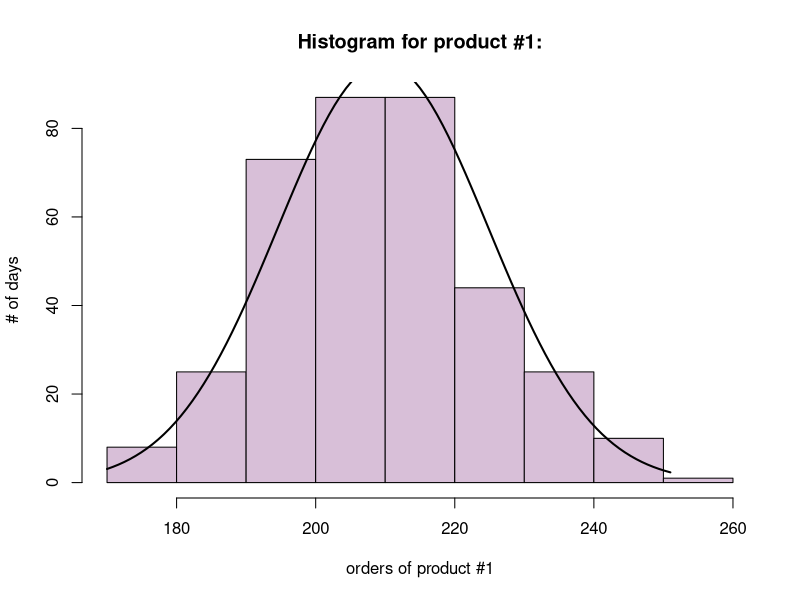
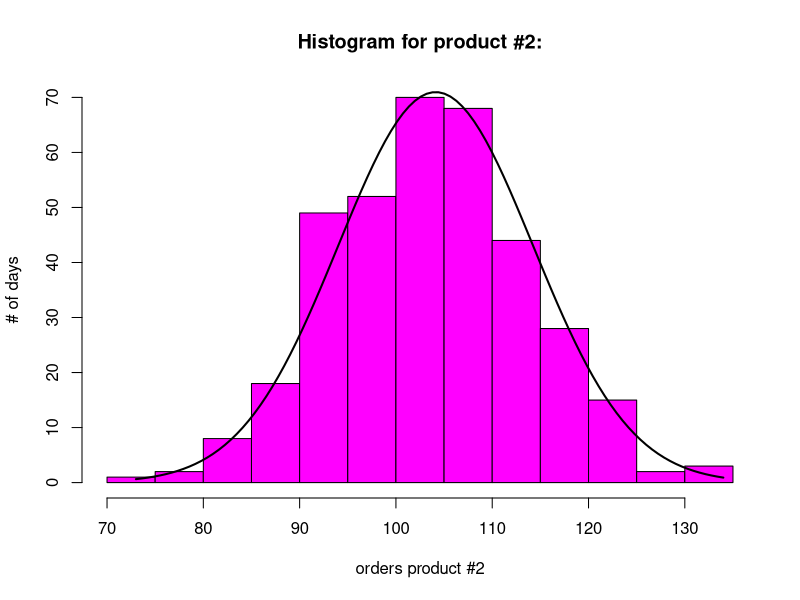
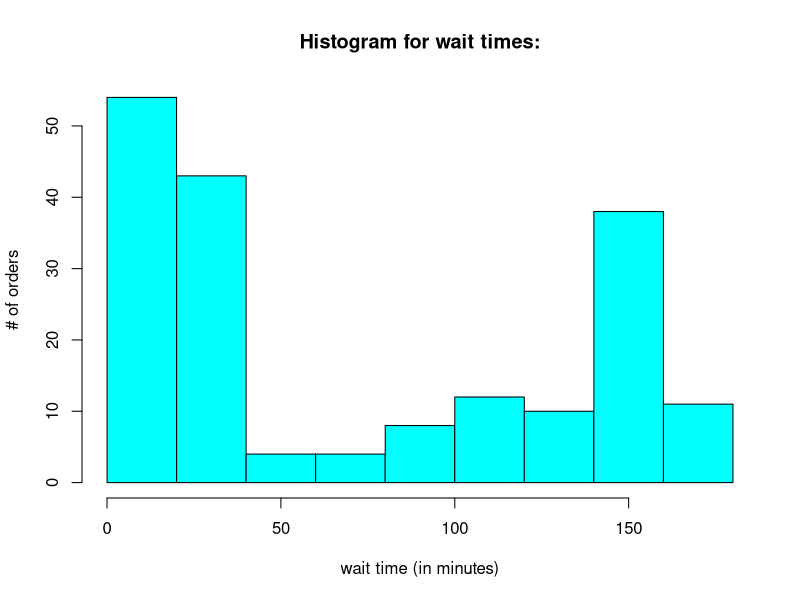

Recreate these plots in R, in order.
## Init:
set.seed(13031992) # Seeded by the author's date of birth.
echo <- FALSE # Do not output code into console.
delim <- "[------------]"
cat(delim,"\n")
print("NMAI059 Homework by Jaroslav Jindrak.")
cat(delim,"\n\n")

##
# Function that simulates a single day in the warehouse.
# Param: start -> The store starts to accept orders at this hour.
# Param: end   -> The store stops to accept orsers at this hour.
# Returns: List of product order numbers.
##
simulate_day <- function(start = 8,end = 22)
{
  day <<- list() # For returning the number of orders in this day.
  curr_time = 0 # 0 represents start hour
  lambda = 1 / 4 # 15 per hour -> 4 minute intervals on average.
  max_time = (end - start) * 60
  day$orders1 = 0
  day$orders2 = 0
  
  while(curr_time <= max_time)
  { # Iterate over the opening hours.
    curr_time = curr_time + rexp(1, lambda) # Increment time according to the exp distribution.
    if(curr_time > max_time)
      break # Passed the opening hours.
    
    day$orders1 = day$orders1 + 1 # First item is bought always.
    if(sample(1:2,1) == 1) # 50% for the second item to be ordered ALONG with the first one.
      day$orders2 = day$orders2 + 1
  }
  return(day)
}

##
# Function that simulates the entire year in the warehouse.
# Param: Number of days in the year that the shop is open.
# Returns: List of two vectors - one for each product.
##
simulate_year <- function(opening_days = 360)
{
  year <<- list()
  year$orders1 <- rep(0,opening_days) # Preallocation of the vector! Otherwise looping would be too slow.
  year$orders2 <- rep(0,opening_days)
  
  for(i in 1:opening_days)
  {
    day <- simulate_day(8,22)
    year$orders1[i] <- day$orders1
    year$orders2[i] <- day$orders2
  }
  return(year)
}

##
# Function that returns the interval estimate of a given vector of values.
# Param: Vector of values to estimate.
# Returns: 2 element vector, first element represents the lower bound,
#          second represents the upper bound.
##
interval <- function(values = c())
{
  std_deviation <- sd(values) # Standart deviation of values.
  std_error <- std_deviation / sqrt(length(values)) # Standart error of the mean.
  error <- qnorm(.95) * std_error # Margin of error.
  
  # Create the interval:
  int <- c(mean(values) - error, mean(values) + error)
  return(int)
}

##
# Function for debug purposes that formates time.
# Param: Current time in minutes.
# Param: Time offset in hours.
# Returns: A string in the format ?d:?h:?m standing for current time.
##
get_time <- function(t, start = 8)
{
  mins <- t %% 60
  mins <- mins %/% 1 # Get rid of seconds.
  hours <- t %/% 60 + start
  days <- hours %/% 24 # In case we got to another day.
  hours <- hours - days * 24
  return(sprintf("%dd:%dh:%dm",days,hours,mins))
}

##
# Function that simulates one day of orders and deliveries.
# Param: Number of couriers employed and available on the current day.
# Param: Mean for delivery time (exp distribution).
# Param: Time that the couriers have between deliveries for a smoke/snack.
# Param: Time the store opens.
# Param: Time the store closes for orders (deliveries are still made after this point).
# Returns: A report structure containing the $deliv_time vector of delivery times and
#          the $wait_time vector of wait times for all the orders recieved this day.
# Note: Change this debug variable to TRUE if you want messages on each order/delivery:
  debug <- FALSE
##
simulate_couriers <- function(num_of_couriers = 7, delivery_time = 30, wait_time = 0,
                              start = 8, end = 22)
{
  # Courier representation:
  couriers <- list()
  couriers$deliv = rep(0,num_of_couriers) # At what times does he finnish his delivery? 0 if not delivering.
  couriers$wait = rep(wait_time,num_of_couriers) # Wait time in minutes, -Inf means he is on a delivery mission.
  # Assigning wait_time, so the couriers can start delivering right off the start of the day.
  
  # Create the queue:
  day <- list()
  day$start <- 1 # Start of the queue.
  day$end <- 1 # End of the queue.
  day$orders <- list()
  # Preallocation of 250 values (because of speed) -1 (to know if it was used or not).
  day$orders$queue <- rep(-1,250) # Order times.
  day$orders$exp_time <- rep(-1,250) # Expedition time for each order.
  day$orders$deliv_time <- rep(-1,250) # Delivery time for each order.
  day$curr_time = 0
  day$max_time = (end - start) * 60 # Max time for accepting orders.
  day$lambda_order = 1 / 4 # Parameter for the exp distribution - 4 minutes interval from task #1.
  day$lambda_deliv = 1 / delivery_time # Parameter for the exp distribution with mean = 30 min.
  
  while(!((day$start == day$end && day$end != 1) && day$curr_time >= day$max_time)) # There are orders to deliver.
  {
    delta_time = rexp(1,day$lambda_order)
    day$curr_time = day$curr_time + delta_time # Next order.
    
    if(day$curr_time <= day$max_time) # Can we accept new orders?
    {
      # Add new order.
      day$orders$queue[day$end] = day$curr_time
      
      # Debugging information:
      if(debug)
        print(sprintf("Got order #%d at time %s.",day$end,get_time(day$curr_time)))
      
      day$end <- day$end + 1
    }
    
    for(i in 1:num_of_couriers)
    {
      # Increment the waiting times for the courier (if possible):
      if(couriers$wait[i] >= 0)
        couriers$wait[i] <- couriers$wait[i] + delta_time
      
      # If the courier finnished his delivery mark him as finished.
      if(couriers$wait[i] == -Inf & couriers$deliv[i] <= day$curr_time)
      {
        couriers$wait[i] <- 0
        couriers$deliv[i] <- 0
      }

      # Assign deliveries to available couriers.
      if(day$start != day$end & couriers$wait[i] >= wait_time)
      {
       
        couriers$wait[i] <- -Inf
        deliv_time <- rexp(1,day$lambda_deliv)
        couriers$deliv[i] <- day$curr_time + deliv_time # Generate a delivery time.
        
        
        # Mark order as post-expedition.
        day$orders$exp_time[day$start] <- day$curr_time
        day$orders$deliv_time[day$start] <- day$curr_time + deliv_time
        day$start <- day$start + 1 # Move the queue.
        
        # Debugging information: 
        if(debug)
          print(sprintf("Assigning delivery #%d to courier #%d at time %s to be delivered at %s.",day$start-1,
                        i,get_time(day$curr_time),get_time(day$orders$deliv_time[day$start - 1])))
      }
    }  
  }
  
  report <- list()
  tmp_deliv <- day$orders$deliv_time - day$orders$exp_time # Delivery times for all orders.
  tmp_wait <- day$orders$exp_time - day$orders$queue # Wait times for all orders.
  
  report$deliv_times <- tmp_deliv[1:day$end-1] # Resize
  report$wait_times <- tmp_wait[1:day$end-1]
  report$last <- day$orders$deliv_time[day$start-1] # For task 3a

  return(report)
}

##
# Brief: Function used to calculate the average delivery time of the last order - task 3a.
# Returns: String containing the average delivery time for the last order.
##
last_deliv <- function()
{
  last_deliv <- rep(0,100) # Preallocate.
  index <- 1
  for(i in 1:100)
  {
    # Simulate the entire year with couriers, keeping the delivery times of the last order.
    result <- simulate_couriers()
    last_deliv[index] <- result$last
    index <- index + 1
  }
  result <- get_time(mean(last_deliv))
  return(result)
}

# Output for task no. 1:
day <- simulate_day(8,22)
print("Task #1:")
print(sprintf("Orders of product #1: %d", day$orders1))
print(sprintf("Orders of product #2: %d", day$orders2))
cat(delim,"\n\n")

# Output for task no. 2:
year <- simulate_year(360)
print("Task #2:")
print("a - Point estimation: ")
print(sprintf(" | Orders of product #1: %f", mean(year$orders1)))
print(sprintf(" | Orders of product #2: %f", mean(year$orders2)))
print("a - Interval estimation: ")
int1 <- interval(year$orders1) # Calculate interval estimate for the first product.
int2 <- interval(year$orders2) # Calculate interval estimate for the second product.
print(sprintf(" | Orders of product #1: (%f, %f)",int1[1],int1[2]))
print(sprintf(" | Orders of product #2: (%f, %f)",int2[1],int2[2]))
test1 <- t.test(year$orders1, mu = 196) # Test the hypothesis.
test2 <- t.test(year$orders2, mu = 98)

print("b: Test results below:")
print(sprintf(" | Test #1: p-value = %e, sig. level = 0.05.",test1$p.value))
if(test1$p.value < 0.05) {# If p-value is lower than the significance level the null hypothesis is rejected.
  print(" -| Null hypothesis rejected, the mean differs from 196!")
}else{
  print(" -| Null hypothesis proved, the mean does not differ from 196!")
}

print(sprintf(" | Test #2: p-value = %e, sig. level = 0.05.",test2$p.value))
if(test2$p.value < 0.05) {
  print(" -| Null hypothesis rejected, the mean differrs from 98!")
}else{
  print(" -| Null hypothesis proved, the mean does differ from 98!")
}

print("c: See plots --->")
# Draw the first histogram:
h1 <- hist(year$orders1, col = "thistle", xlab = "orders of product #1", ylab = "# of days", main = "Histogram for product #1:")
# Add the normal distribution lines:
x1 <- seq(min(year$orders1), max(year$orders1), length = 100)
y1 <- dnorm(x1, mean = mean(year$orders1), sd = sd(year$orders1))
y1 <- y1 * diff(h1$breaks)[1] * length(year$orders1)
lines(x1, y1, lwd = 2)

# Draw the second histogram:
h2 <- hist(year$orders2, col = "magenta", xlab = "orders product #2", ylab = "# of days", main = "Histogram for product #2:")
# Add the normal distribution lines:
x2 <- seq(min(year$orders2), max(year$orders2), length = 100)
y2 <- dnorm(x2, mean = mean(year$orders2), sd = sd(year$orders2))
y2 <- y2 * diff(h2$breaks)[1] * length(year$orders2)
lines(x2, y2, lwd = 2)

# Shapiro-Wilk normality test:
# First product:
shapiro_wilk <- shapiro.test(year$orders1)
print("d: Shapiro - Wilk test:")
print(sprintf(" | Order #1: p-value = %f, assuming sig. level of 0.05.",shapiro_wilk$p.value))
if(shapiro_wilk$p.value < 0.05) {
  print(" -| p-value lower than 0.05, the sample deviates from normality.")
}else{
  print(" -| p-value not lower than 0.05, the sample passed the normality test.")
}

# Second product:
shapiro_wilk <- shapiro.test(year$orders2)
print(sprintf(" | Order #2: p-value = %f, assuming sig. level of 0.05.",shapiro_wilk$p.value))
if(shapiro_wilk$p.value < 0.05) {
  print(" -| p-value lower than 0.05, the sample deviates from normality.")
}else{
  print(" -| p-value not lower than 0.05, the sample passed the normality test.")
}
cat(delim,"\n\n")

# Output for task no. 3:
print("Task #3:")
report <- simulate_couriers(7,30,0,8,22) # Number of couriesrs and wait time given.

# NOTE: Due to bad understanding of the task 3a, I have calculated both the average delivery time and the average
#       delivery time for the last order over the course of 100 days (this makes a permormance spike though, that
#       can be felt as few seconds long halt of this application).
avg_deliv <- mean(report$deliv_time)
avg_wait <- mean(report$wait_time)
print(sprintf("a: Average delivery time: %f",avg_deliv))
print(sprintf("a: Average delivery time of the last order: %s",last_deliv()))
print("b:")
print(sprintf(" | Average wait time: %f",avg_wait))
total_wait <- sum(report$wait_time)
print(sprintf(" | Total wait time: %f",total_wait))
print(" | For histogram see plots --->")
hist(report$wait_time, col = "cyan", xlab = "wait time (in minutes)", ylab = "# of orders", main = "Histogram for wait times:")
prob <- pnorm(5,mean(report$wait_time),sd(report$wait_time))
print(sprintf("c: Probability that the wait time will be lower than 5 mins: %f %%.",prob * 100))
# My choices for the courier count and break time for the couriers between delivery missions:
num_cour <- 15
break_time <- 10
print(sprintf("d: # of couriers - %d, break time - %d minutes",num_cour,break_time))
# debug <- TRUE # Uncomment to see courier simulation reports.
report <- simulate_couriers(num_cour,30,break_time,8,22)
total_wait <- sum(report$wait_time)
avg_wait <- mean(report$wait_time)
prob <- pnorm(5,mean(report$wait_time),sd(report$wait_time))
print("e: Results for new courier count and break time:")
print(sprintf(" | Total wait time: %f",total_wait))
print(sprintf(" | Average wait time: %f",avg_wait))
print(sprintf(" | Probability that the wait time will be lower than 5 mins: %f %%.",prob * 100))
cat(delim,"\n")